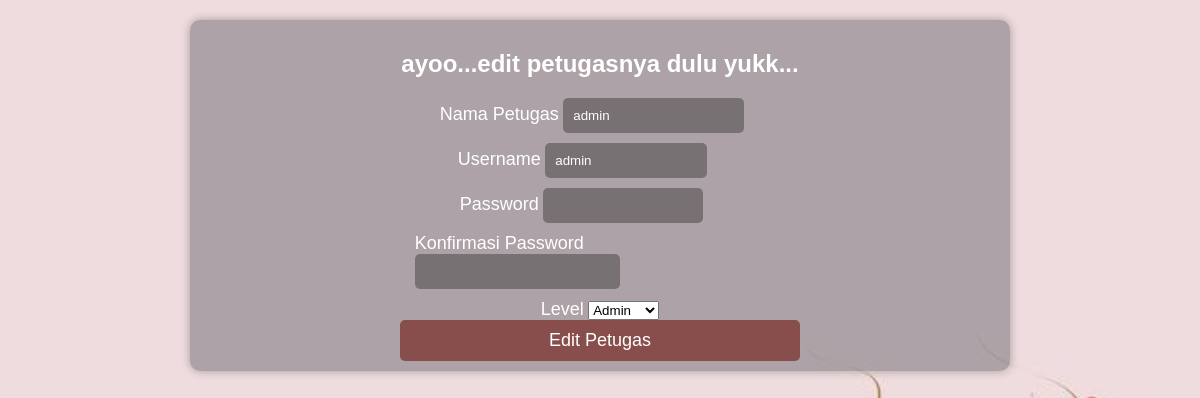
The page /kasir/edit_petugas.php?id=2 (signed in) on the database its author committed.
### tables this page shows
CREATE TABLE `petugas` (
  `petugas_id` int(11) NOT NULL,
  `nama` varchar(250) NOT NULL,
  `username` varchar(250) NOT NULL,
  `password` varchar(250) NOT NULL,
  `level` varchar(200) NOT NULL
);

### kasir/edit_petugas.php (the view, shortened to what this page needs)
<!DOCTYPE html>
<html lang="en">
<head>
</head>
<body>
    <div class="container">
        <?php
        include 'aksi/koneksi.php';
        $id = $_GET['id'];
        $data = mysqli_query($koneksi,"SELECT * FROM petugas WHERE petugas_id = '$id'");
        while ($d = mysqli_fetch_assoc($data)) {
        ?>
        <form action="aksi/edit_petugas.php" method="post" class="col-6 justify-content-center mx-auto mt-5">
            <div>
                <h2>ayoo...edit petugasnya dulu yukk...</h2>
            </div>
            <div>
                <label for="nama">Nama Petugas</label>
                <input required type="text" value="<?php echo $d['nama'] ?>" name="nama">
            </div>
            <div>
                <label for="username">Username</label>
                <input required type="text" value="<?php echo $d['username'] ?>" name="username">
            </div>
            <div>
                <label for="password">Password</label>
                <input required type="password" name="password">
            </div>
            <div>
                <label for="password2">Konfirmasi Password</label>
                <input required type="password" name="password2">
            </div>
            <div>
                <label for="level">Level</label>
                <select name="level" id="">
                    <option value="admin" <?php if($d['level']=='admin') echo 'selected'; ?>>Admin</option>
                </select>
            </div>
            <button type="submit">Edit Petugas</button>
        </form>
        <?php } ?>
    </div>
</body>
</html>

### kasir/edit_petugas.php (style rules this page uses)
body { font-family: Arial, sans-serif; background-image: url('assets/10.jpg'); background-size: cover; background-repeat: no-repeat; background-attachment: fixed; color: white; margin: 0; padding: 20px; }
.container { max-width: 800px; margin: 0 auto; padding: 10px; border-radius: 10px; box-shadow: 0 0 10px rgba(0, 0, 0, 0.3); background-color: rgba(20, 30, 40, 0.3); }
h2 { text-align: center; margin-bottom: 20px; }
form { display: flex; flex-direction: column; align-items: center; }
label { margin-bottom: 100px; font-size: 18px; }
input { width: 50%; padding: 10px; border-radius: 5px; border: none; background-color: rgba(0, 0, 0, 0.3); color: white; margin-bottom: 10px; }
button { width: 50%; padding: 10px; border-radius: 5px; border: none; background-color: #874e4c; color: white; font-size: 18px; cursor: pointer; transition: background-color 0.3s ease; }

### rows shown on the page
petugas: nama "admin", username "admin", level "Admin"
